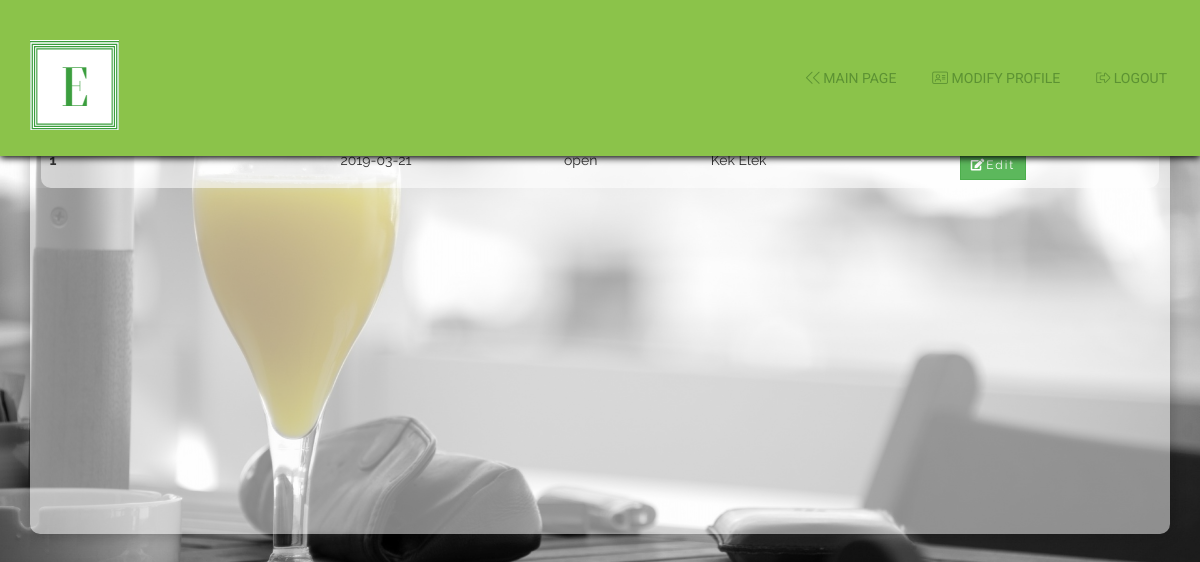
The app's page /php/worker.php (signed in) with its own data.
### tables this page shows
CREATE TABLE `reservations` (
  `id` int(11) NOT NULL,
  `forWho` varchar(128) NOT NULL,
  `reserve_date` datetime NOT NULL,
  `reserve_date_end` datetime NOT NULL,
  `pepoleNo` int(11) NOT NULL,
  `message` text,
  `progress` varchar(16) NOT NULL,
  `user_id` int(11) NOT NULL,
  `bookedat` date NOT NULL,
  `table_id` int(11) NOT NULL
);

### php/db.php (called while the page is built, shortened)
<?php
    class db{
        private static $host = "localhost:3306";
        private static $username = "root";
        private static $password = "";
        private static $database = "Restaurant";
        private static $coding = "utf8";
        private static $instance = null;
        private $connection = "";
        public function __construct(){
            $this->connection = mysqli_connect(self::$host,self::$username,self::$password);
            if(mysqli_connect_errno($this->connection)){
                die("Could not connect mysql database");
            }else{
                mysqli_select_db($this->connection,self::$database);
                mysqli_set_charset($this->connection,self::$coding);
            }
        }
        public static function get(){
            if(is_null(self::$instance)){
                self::$instance = new db;
            }
            return self::$instance;
        }
        public function query($queryString){
            $result = mysqli_query($this->connection, $queryString);
            return $result;
        }
        public function getArray($queryString){
            $rows = array();
            $result = $this->query($queryString);
            while ($row = mysqli_fetch_assoc($result)) {
                $rows[] = $row;
            }
            return $rows;
        }
    }
?>

### php/worker.php (the view, shortened to what this page needs)
<!DOCTYPE html>
<html>
<head>
  <link rel="stylesheet" type="text/css" href="../fontawesome/css/all.css">
  <link rel="stylesheet" href="../css/bootstrap.min.css">
  <link rel="stylesheet" href="../css/main.css">
  <link rel="stylesheet" type="text/css" href="../css/dragndrop.css">
  <link rel="stylesheet" href="../css/sweetalert2.min.css">
  <link rel="stylesheet" href="../css/profile.css">
  <link rel="stylesheet" href="../css/foodform.css">
</head>
<body class="bg" data-spy="scroll" data-target="#template-navbar">
  <nav id="template-navbar" class="navbar navbar-default custom-navbar-default navbar-fixed-top">
    <div class="container">
      <div class="navbar-header">
        <a class="navbar-brand" href="#">
          <img id="logo" src="../images/Logo_main.png" class="logo img-responsive">
        </a>
      </div>
      <div class="collapse navbar-collapse" id="Food-fair-toggle">
        <ul class="nav navbar-nav navbar-right">
          <li><a href="../index.php"><i class="fal fa-chevron-left"></i><i class="fal fa-chevron-left"></i> Main Page</a></li>
          <li><a href="#" id="modify"><i class="fal fa-address-card"></i> Modify Profile</a></li>
          <li><a href="logout.php" title="Log Out"><i class="fal fa-sign-out-alt"></i> Logout</a></li>
        </ul>
      </div>
    </div>
  </nav>
  <div class="container" style="margin-top: 7%">
    <div class="card card-custom bg-white border-white border-0 text-center" style="border-radius: 10px; background-color: rgba(255,255,255,.5);">
      <div class="card-custom-img" id="modifyReserve">
        <div id="ordercontent">
          <?php
          require_once "db.php";
          $db = db::get();
          $selectReservations = "SELECT * FROM reservations";
          $allreservations = $db->getArray($selectReservations);
          ?>
          <br>
          <div style="background-color: rgba(255,255,255,.1);" id="reserveList">
            <?php if(count($allreservations) > 0): ?>
              <table class="table" align="center" style="background-color: rgba(255,255,255,.5); width: 98%; border-radius: 10px;">
                <thead>
                  <tr>
                    <th scope="col">Reservation ID:</th>
                    <th scope="col">Ordered At</th>
                    <th scope="col">Status</th>
                    <th scope="col">Reserved By</th>
                    <th scope="col" id="togglerev"><div id="hideRev"><i class="fal fa-eye-slash"></i> Hide</div><div id="showrev"><i class="fal fa-eye"></i> Show</div></th>
                  </tr>
                </thead>
                <tbody class="revitem">
                  <?php foreach($allreservations as $reservations): ?>
                    <tr style="text-align:left;">
                      <th scope="row"><?php echo $reservations["id"]; ?></th>
                      <td><?php echo $reservations["bookedat"]; ?></td>
                      <td><?php echo $reservations["progress"]; ?></td>
                      <td><?php echo $reservations["forWho"]; ?></td>
                      <td><button data-toggle="modal" data-target="#res-modal" data-id="<?php echo $reservations["id"]; ?>" id="getEmployee" onclick="reload()" class="btn btn-sm btn-success"><i class="fas fa-edit"></i>Edit</button></td>
                    </tr>
                  <?php endforeach; ?>
                </tbody>
              </table>
            <?php endif; ?>
          </div>
        </div>
      </div>
    </div>
</body>
</html>

### css/main.css (style rules this page uses)
body { font-family: 'Raleway', 'Open-Sans', sans-serif; overflow-x: hidden; font-size: 14px; }
.btn { border-radius: 0; letter-spacing: 2px; }
.custom-navbar-default { background-color: #8bc34a; border: 0px; margin: 0px; border-radius: 0px; color: #5c9233; padding: 50px 0px; box-shadow: 0px 2px 7px #000; }
.navbar-default .navbar-nav>li>a { color: #5c9233; text-transform: uppercase; font-family: 'Roboto', sans-serif; font-weight: 400; margin: 0px 18px; padding: 18px 0px; font-size: 14px; text-align: center; }
.navbar-brand { margin-top: -25px; width: 205px; }
.navbar-default .navbar-collapse { border-color: #669D38; background-color: #8BC34A; }

### css/profile.css (style rules this page uses)
.bg { background-image: url("../images/bg.jpg"); background-repeat: no-repeat; background-size: cover; }
a { color: black; text-decoration: none; }

### css/foodform.css (style rules this page uses)
body { background-color: whitesmoke; }
.card-custom { overflow: hidden; min-height: 450px; box-shadow: 0 0 15px rgba(10, 10, 10, 0.3); }
.card-custom-img { height: 30vh; background-repeat: no-repeat; background-size: cover; background-position: center; border-color: inherit; }
.text-center { text-align: center; }

### records on screen
reservations: id "1", bookedat "2019-03-21", progress "open", forWho "Kek Elek"
